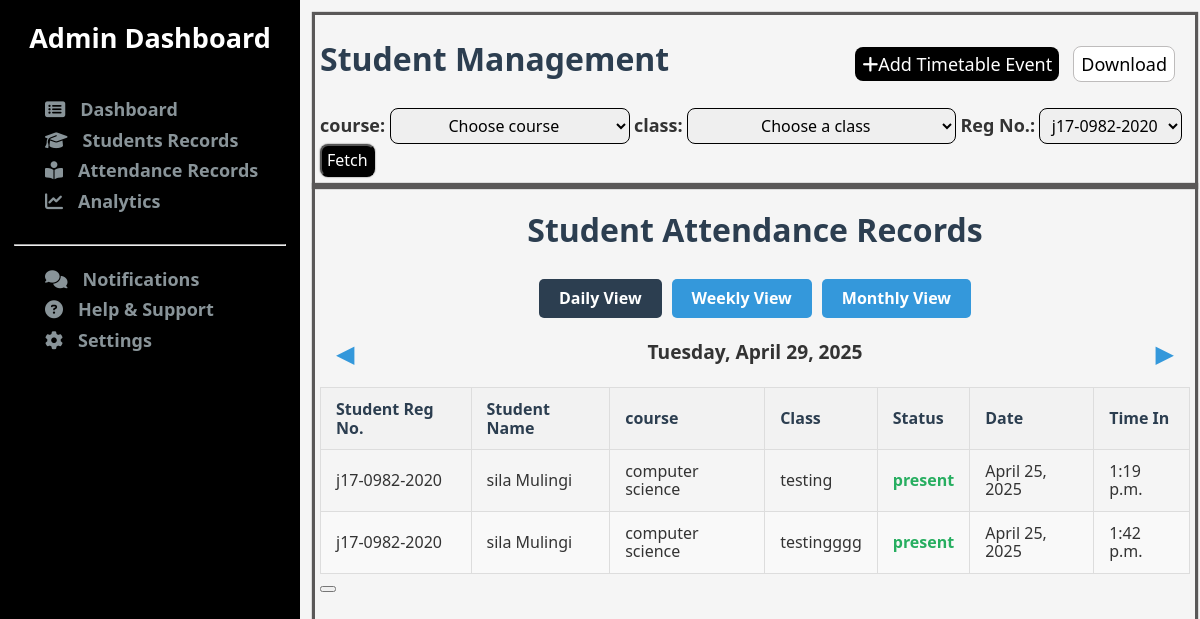
The app's page /customAdmin/attendanceRecords/, older data.
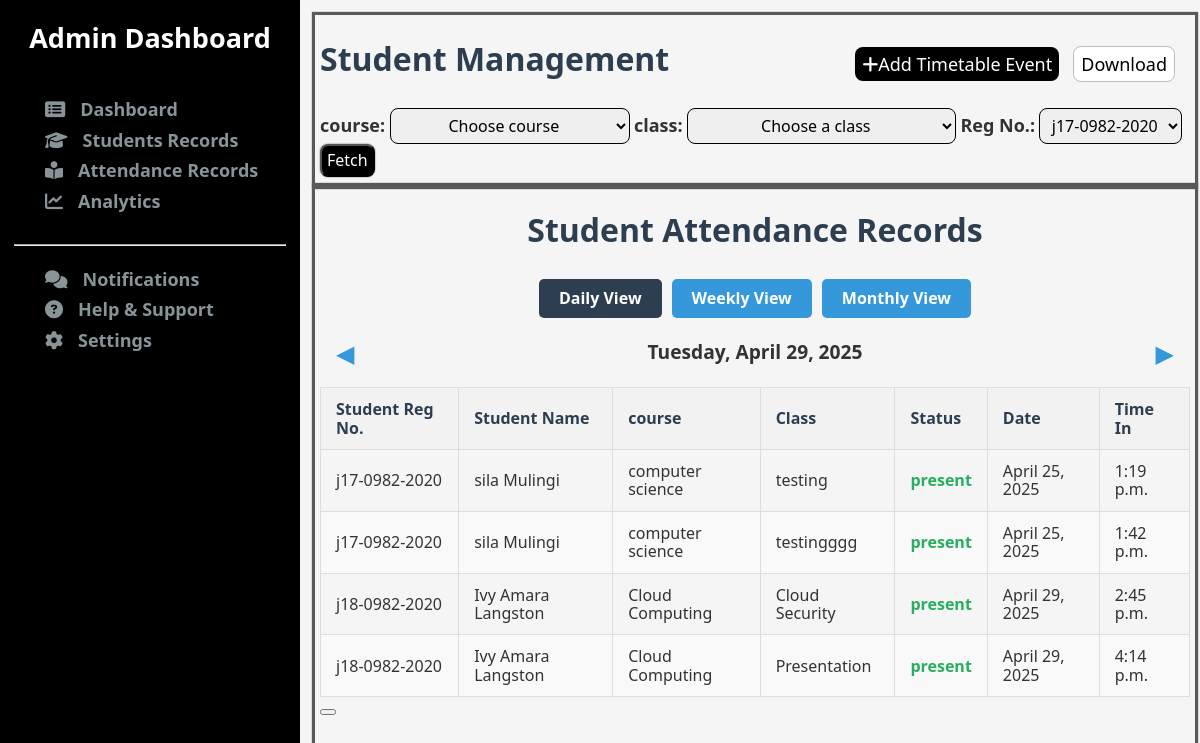
The same page, newer data.
### coreApp/models.py (models this page shows, shortened)
class Attendance(models.Model):
    student = models.ForeignKey(StudentProfile, on_delete=models.CASCADE)
    class_name = models.CharField(max_length=200)
    date = models.DateField(auto_now_add=True)
    time = models.TimeField(auto_now_add=True)
    status = models.CharField(max_length=20, choices=[
        ('present', 'Present'),
        ('absent', 'Absent'),
    ], default='absent')

class StudentProfile(models.Model):
    first_name = models.CharField(max_length=256)  # null=False is default for CharField
    last_name = models.CharField(max_length=256)
    username = models.CharField(max_length=256, unique=True)
    course = models.CharField(max_length=200)
    phone = models.BigIntegerField(unique=True)
    email = models.EmailField(unique=False)
    password = models.CharField(max_length=256)
    middle_name = models.CharField(
        max_length=256,
        blank=True,  # Allows empty string in forms
        null=True,    # Allows NULL in database
        default=''    # Default value when not provided
    )
    ranking = models.CharField(max_length=256, blank=True, default='')
    image = models.ImageField(upload_to='student_photos', blank=True, null=True)

### coreApp/views.py (the view)
# urls.py: path('customAdmin/attendanceRecords/', views.attendanceRecords, name='attendanceRecords'),
def attendanceRecords(request):
    records = Attendance.objects.all()
    context = {}
    context['records'] = records
    return render(request, 'admin/attendanceRecords.html', context)

### templates/admin/attendanceRecords.html (shortened to what this page needs)
{% extends 'admin/adminBase.html' %}
{% load static %}
{% block content %}
    <div class="studentQueries">
        <div class="heading">
            <div class="title">
                <h1>Student Management</h1>
                <div class="actionButtons">
                    <a href="{% url 'createTask' %}" class="btn-add"><button><i class="fa-solid fa-plus"></i>Add Timetable Event</button></a>
                    <button class="btn-download">Download</button>
                </div>
            </div>
            <div class="filters">
                <form action="">
                <label for="course">course: </label>
                <select name="course" id="">
                    <option value="" selected>Choose course</option>
                </select>
                <label for="course">class: </label>
                <select name="course" id="">
                    <option value="">Choose a class</option>
                </select>
                <label for="regNumber">Reg No.:</label>
                    <select name="" id="">
                        <option value="">j17-0982-2020</option>
                    </select>
                 <button type="submit">Fetch</button>
                </form>
            </div>
        </div>
    <div class="results">
        <h1>Student Attendance Records</h1>
        <div class="view-options">
            <button class="view-btn active" id="daily-btn">Daily View</button>
            <button class="view-btn" id="weekly-btn">Weekly View</button>
            <button class="view-btn" id="monthly-btn">Monthly View</button>
        </div>
        <div class="date-navigation">
            <button class="nav-btn" id="prev-btn">&#9664;</button>
            <div class="current-period" id="current-period">Monday, May 15, 2023</div>
            <button class="nav-btn" id="next-btn">&#9654;</button>
        </div>
        <div id="daily-view">
            <table>
                <thead>
                    <tr>
                        <th>Student Reg No.</th>
                        <th>Student Name</th>
                        <th>course</th>
                        <th>Class</th>
                        <th>Status</th>
                        <th>Date</th>
                        <th>Time In</th>
                    </tr>
                </thead>
                <tbody>
                {% for record in records %}
                    <tr>
                        <td>{{record.student.username}}</td>
                        <td>{{record.student.first_name}} {{record.student.middle_name}} {{record.student.last_name}}</td>
                        <td>{{record.student.course}}</td>
                        <td>{{record.class_name}}</td>
                        <td class="status-cell present">{{record.status}}</td>
                        <td>{{record.date}}</td>
                        <td>{{record.time}}</td>
                    </tr>
                {% endfor %}
                </tbody>
            </table>
        </div>
        <button class="btn-download"></button>
    </div>
    </div>
{% endblock content %}

Row changes from the older to the newer data that the page shows:
added Attendance: student.username "j18-0982-2020", student.first_name "Ivy", student.middle_name "Amara", student.last_name "Langston", student.course "Cloud Computing", class_name "Cloud Security", status "present", date "April 29, 2025", time "2:45 p.m."
added Attendance: student.username "j18-0982-2020", student.first_name "Ivy", student.middle_name "Amara", student.last_name "Langston", student.course "Cloud Computing", class_name "Presentation", status "present", date "April 29, 2025", time "4:14 p.m."
